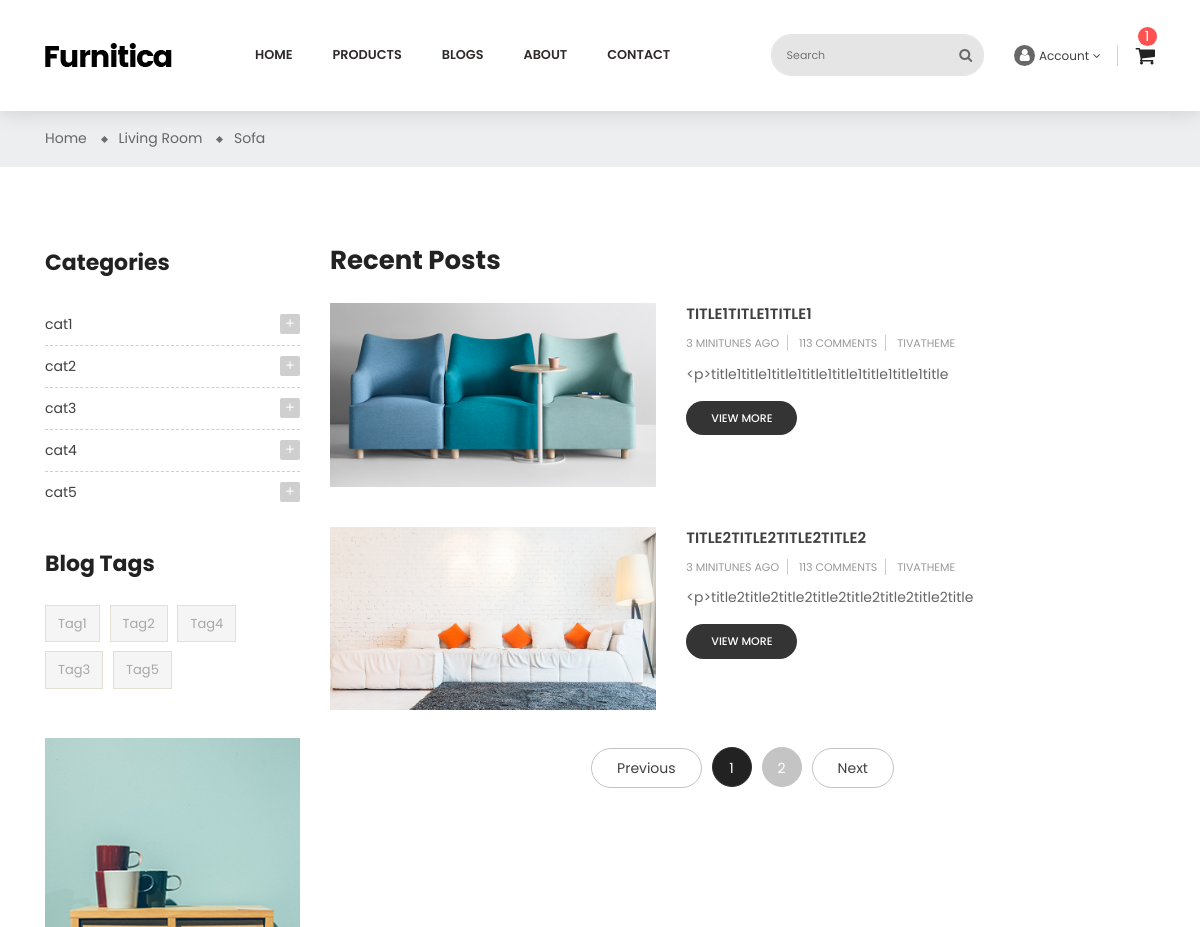
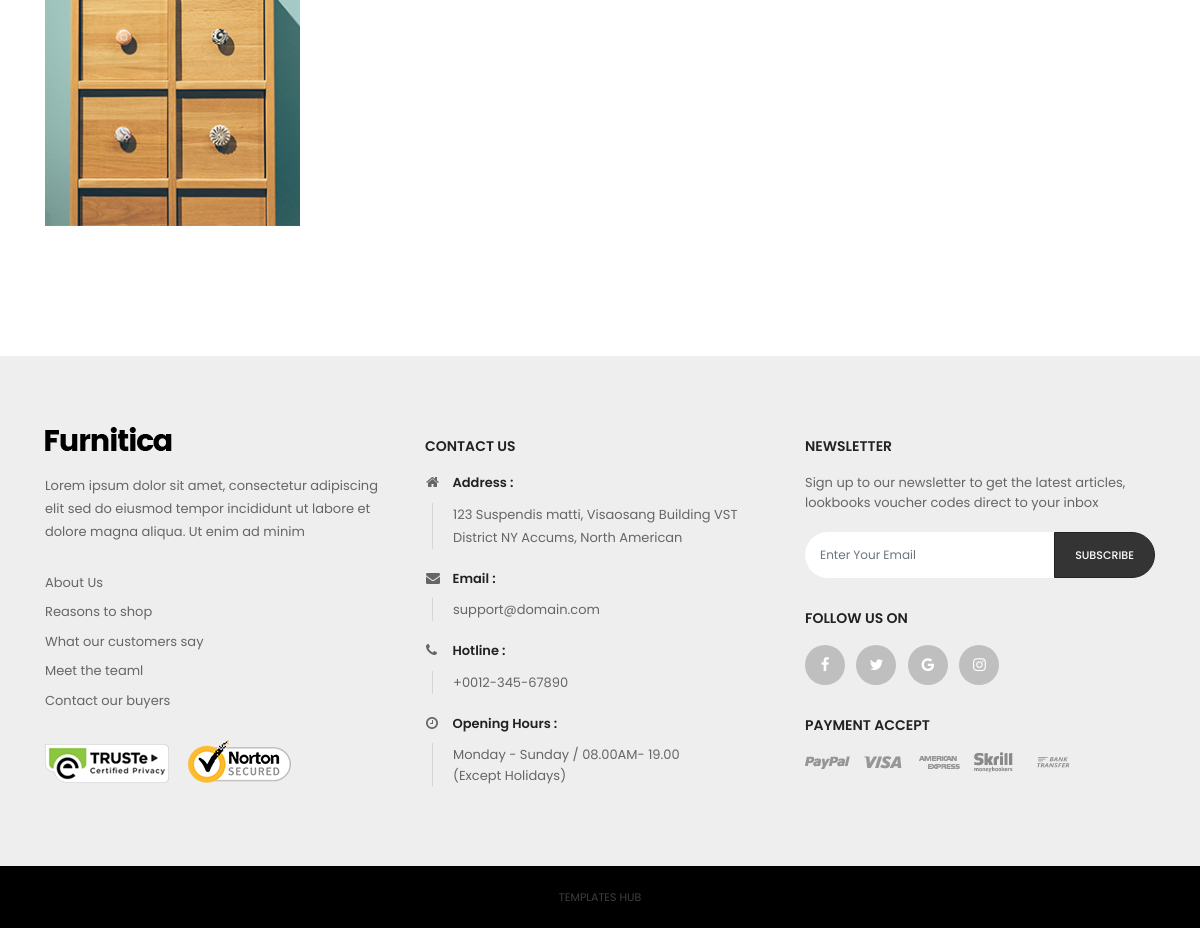
The app's page /blogs/ with its own data (2 pictures, top to bottom).
### apps/blogs/models.py (models this page shows, shortened)
class BlogCategoryModel(BaseModel):
    title = models.CharField(max_length=128)
    class Meta:
        verbose_name = 'Blog category'
        verbose_name_plural = 'Blog categories'

class BlogTagModel(BaseModel):
    title = models.CharField(max_length=128)
    class Meta:
        verbose_name = 'Blog tag'
        verbose_name_plural = 'Blog tags'

class BlogModel(BaseModel):
    class BlogStatus(models.TextChoices):
        DRAFT = 'DRAFT'
        PUBLISHED = 'PUBLISHED'
        DELETED = 'DELETED'
    image = models.ImageField(upload_to='blog-post/')
    title = models.CharField(max_length=128)
    content = RichTextUploadingField()
    views_count = models.PositiveIntegerField(default=1)
    status = models.CharField(
        max_length=20,
        choices=BlogStatus,
        default=BlogStatus.DRAFT
    )
    author = models.ForeignKey(
        BlogAuthorModel,
        on_delete=models.CASCADE,
        related_name='blogs'
    )
    category = models.ManyToManyField(
        BlogCategoryModel,
        related_name='blogs'
    )
    tag = models.ManyToManyField(
        BlogTagModel,
        related_name='blogs'
    )
    class Meta:
        verbose_name = 'Blog'
        verbose_name_plural = 'Blogs'

### apps/blogs/views.py (the view)
# urls.py: path('',views.blogs_list_view,name='list'),
def blogs_list_view(request):
    categories = BlogCategoryModel.objects.all()
    tags = BlogTagModel.objects.all()
    blogs = BlogModel.objects.filter(
        status=BlogModel.BlogStatus.PUBLISHED
    )
    context = {
        "blogs":blogs,
        "categories": categories,
        "tags": tags,
    }
    return render(
        request,'blog-list-sidebar-left.html',
        context
    )

### templates/blog-list-sidebar-left.html (shortened to what this page needs)
{% extends 'layout/base.html' %}
{% load static %}
{% block id %}id="blog-list-sidebar-left" class="blog"{% endblock %}
{% block content %}
    <div class="main-content">
        <div id="wrapper-site">
            <div id="content-wrapper">
                <div id="main">
                    <div class="page-home">
                        <nav class="breadcrumb-bg">
                            <div class="container no-index">
                                <div class="breadcrumb">
                                    <ol>
                                        <li>
                                            <a href="#">
                                                <span>Home</span>
                                            </a>
                                        </li>
                                        <li>
                                            <a href="#">
                                                <span>Living Room</span>
                                            </a>
                                        </li>
                                        <li>
                                            <a href="#">
                                                <span>Sofa</span>
                                            </a>
                                        </li>
                                    </ol>
                                </div>
                            </div>
                        </nav>
                        <div class="container">
                            <div class="content">
                                <div class="row">
                                    <div class="sidebar-3 sidebar-collection col-lg-3 col-md-3 col-sm-4">
                                        <div class="sidebar-block">
                                            <div class="title-block">Categories</div>
                                            <div class="block-content">
                                                {% for cat in categories %}
                                                    <div class="cateTitle hasSubCategory open level1">
                                                        <span class="arrow collapse-icons collapsed" data-toggle="collapse" data-target="#cat{{ forloop.counter }}" aria-expanded="false" role="status">
                                                            <i class="zmdi zmdi-plus"></i>
                                                        </span>
                                                        <a class="cateItem" href="#">{{ cat.title }}</a>
                                                    </div>
                                                {% endfor %}
                                            </div>
                                        </div>
                                        <div class="sidebar-block product-tags">
                                            <div class="title-block">
                                                Blog Tags
                                            </div>
                                            <div class="block-content">
                                                <ul class="listSidebarBlog list-unstyled">
                                                    {% for tag in tags %}
                                                        <li>
                                                        <a href="#" title="Show products matching tag Hot Trend">{{ tag.title }}</a>
                                                    </li>
                                                    {% endfor %}
                                                </ul>
                                            </div>
                                        </div>
                                        <div class="sidebar-block group-image-special">
                                            <div class="effect">
                                                <a href="#">
                                                    <img class="img-fluid" src="{% static 'img/blog/advertising.jpg' %}" alt="banner-2" title="banner-2">
                                                </a>
                                            </div>
                                        </div>
                                    </div>
                                    <div class="col-sm-8 col-lg-9 col-md-9 flex-xs-first main-blogs">
                                        <h2>Recent Posts</h2>
                                        {% for blog in blogs %}
                                            <div class="list-content row">
                                            <div class="hover-after col-md-5 col-xs-12">
                                                <a href="">
                                                    <img src="{{ blog.image.url }}">
                                                </a>
                                            </div>
                                            <div class="late-item col-md-7 col-xs-12">
                                                <p class="content-title">
                                                    <a href="blog-detail.html">{{ blog.title }}</a>
                                                </p>
                                                <p class="post-info">
                                                    <span>3 minitunes ago</span>
                                                    <span>113 Comments</span>
                                                    <span>TIVATHEME</span>
                                                </p>
                                                <p>{{ blog.content|slice:":50" }}</p>
                                                <span class="view-more">
                                                    <a href="blog-detail.html">view more</a>
                                                </span>
                                            </div>
                                        </div>
                                        {% endfor %}
                                        <div class="page-list col">
                                            <ul class="justify-content-center d-flex">
                                                <li>
                                                    <a rel="prev" href="#" class="previous disabled js-search-link">
                                                        Previous
                                                    </a>
                                                </li>
                                                <li class="current active">
                                                    <a rel="nofollow" href="#" class="disabled js-search-link">
                                                        1
                                                    </a>
                                                </li>
                                                <li>
                                                    <a rel="nofollow" href="#" class="disabled js-search-link">
                                                        2
                                                    </a>
                                                </li>
                                                <li>
                                                    <a rel="next" href="#" class="next disabled js-search-link">
                                                        Next
                                                    </a>
                                                </li>
                                            </ul>
                                        </div>
                                    </div>
                                </div>
                            </div>
                        </div>
                    </div>
                </div>
            </div>
        </div>
    </div>
{% endblock %}

### records on screen
BlogCategoryModel: title "cat1"
BlogCategoryModel: title "cat2"
BlogCategoryModel: title "cat3"
BlogCategoryModel: title "cat4"
BlogCategoryModel: title "cat5"
BlogTagModel: title "Tag1"
BlogTagModel: title "Tag2"
BlogTagModel: title "Tag4"
BlogTagModel: title "Tag3"
BlogTagModel: title "Tag5"
BlogModel: image (picture), title "TITLE1TITLE1TITLE1", content "<p>title1title1title1title1title1title1title1title"
BlogModel: image (picture), title "TITLE2TITLE2TITLE2TITLE2", content "<p>title2title2title2title2title2title2title2title"
